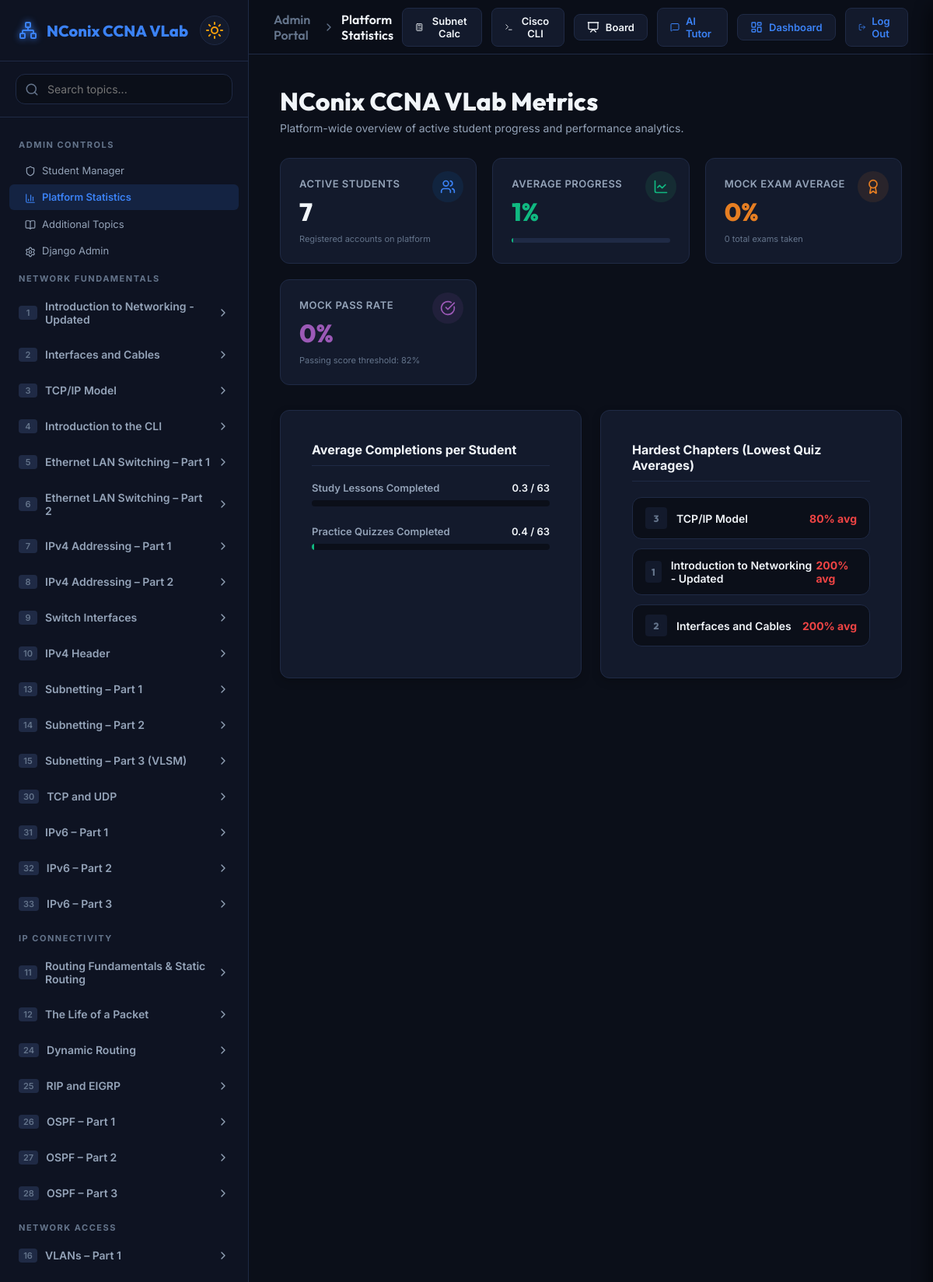
/admin-panel/stats/ (signed in, upper part), run on the app's committed database.
### core/models.py (models this page shows, shortened)
class Domain(models.Model):
    name = models.CharField(max_length=100, unique=True)

class Topic(models.Model):
    id = models.IntegerField(primary_key=True)
    domain = models.ForeignKey(Domain, on_delete=models.CASCADE, related_name='topics')
    title = models.CharField(max_length=200)
    objectives = models.JSONField(default=list)  # list of strings
    lesson_content = models.TextField()  # markdown
    class Meta:
        ordering = ['id']

### admin_panel/views.py (the view)
# urls.py: path('stats/', views.admin_stats_view, name='admin_stats'),
@admin_required
def admin_stats_view(request):
    total_students = User.objects.filter(profile__role='student').count()
    total_steps = 126
    total_completed_steps = UserProgress.objects.filter(
        topic__id__range=(1, 63)
    ).aggregate(
        completed_lessons=Sum('lesson_completed'),
        completed_quizzes=Sum('quiz_completed')
    )
    comp_lessons = total_completed_steps['completed_lessons'] or 0
    comp_quizzes = total_completed_steps['completed_quizzes'] or 0
    avg_lessons = round(comp_lessons / total_students, 1) if total_students > 0 else 0
    avg_quizzes = round(comp_quizzes / total_students, 1) if total_students > 0 else 0
    overall_avg_progress = int(round(((comp_lessons + comp_quizzes) / (total_steps * total_students)) * 100)) if total_students > 0 else 0
    mocks = MockExamResult.objects.all()
    total_mocks_taken = mocks.count()
    avg_mock_score = mocks.aggregate(Avg('percentage'))['percentage__avg']
    avg_mock_score = int(round(avg_mock_score)) if avg_mock_score is not None else 0
    passing_mocks = mocks.filter(percentage__gte=82).count()
    mock_pass_rate = int(round((passing_mocks / total_mocks_taken) * 100)) if total_mocks_taken > 0 else 0
    hardest_topics_qs = UserProgress.objects.filter(quiz_completed=True).values('topic__id', 'topic__title').annotate(avg_quiz=Avg('quiz_score')).order_by('avg_quiz')[:5]
    hardest_topics = []
    for item in hardest_topics_qs:
        hardest_topics.append({
            'id': item['topic__id'],
            'title': item['topic__title'],
            'avg_score': int(round(item['avg_quiz']))
        })
    sidebar_domains = get_sidebar_data(request.user)
    context = {
        'total_students': total_students,
        'avg_lessons': avg_lessons,
        'avg_quizzes': avg_quizzes,
        'overall_avg_progress': overall_avg_progress,
        'total_mocks_taken': total_mocks_taken,
        'avg_mock_score': avg_mock_score,
        'mock_pass_rate': mock_pass_rate,
        'hardest_topics': hardest_topics,
        'sidebar_domains': sidebar_domains,
        'active_page': 'admin_stats',
    }
    return render(request, 'admin_panel/admin_stats.html', context)

### core/context_processors.py (called while the page is built)
def additional_topics(request):
    return {
        'additional_topics': AdditionalTopic.objects.all().order_by('created_at')
    }

### admin_panel/templates/admin_panel/admin_stats.html (shortened to what this page needs)
{% extends 'core/base.html' %}
{% block breadcrumbs %}
  <span class="breadcrumb-root">Admin Portal</span>
  <span class="breadcrumb-separator"><i data-lucide="chevron-right"></i></span>
  <span class="breadcrumb-current">Platform Statistics</span>
{% endblock %}
{% block content %}
<div style="margin-bottom: 30px;">
  <h2 class="lesson-title" style="margin-bottom: 6px;">NConix CCNA VLab Metrics</h2>
  <p class="dashboard-subtitle" style="margin-bottom: 0; font-size: 14px;">Platform-wide overview of active student progress and performance analytics.</p>
</div>
<div style="display: grid; grid-template-columns: repeat(auto-fit, minmax(220px, 1fr)); gap: 20px; margin-bottom: 32px;">
  <div class="stat-card" style="background: var(--bg-card); border: 1px solid var(--border-color); border-radius: var(--radius); padding: 24px; position: relative; overflow: hidden; display: flex; flex-direction: column; gap: 8px;">
    <div style="position: absolute; top: 16px; right: 16px; width: 40px; height: 40px; border-radius: 50%; background-color: rgba(9, 132, 227, 0.1); color: var(--accent); display: flex; align-items: center; justify-content: center;">
      <i data-lucide="users" style="width: 20px; height: 20px;"></i>
    </div>
    <span style="font-size: 13px; font-weight: 600; color: var(--text-secondary); text-transform: uppercase; letter-spacing: 0.5px;">Active Students</span>
    <span style="font-size: 32px; font-weight: 800; color: var(--text-primary); font-family: var(--font-heading);">{{ total_students }}</span>
    <span style="font-size: 11px; color: var(--text-muted);">Registered accounts on platform</span>
  </div>
  <div class="stat-card" style="background: var(--bg-card); border: 1px solid var(--border-color); border-radius: var(--radius); padding: 24px; position: relative; overflow: hidden; display: flex; flex-direction: column; gap: 8px;">
    <div style="position: absolute; top: 16px; right: 16px; width: 40px; height: 40px; border-radius: 50%; background-color: rgba(46, 204, 113, 0.1); color: var(--success); display: flex; align-items: center; justify-content: center;">
      <i data-lucide="line-chart" style="width: 20px; height: 20px;"></i>
    </div>
    <span style="font-size: 13px; font-weight: 600; color: var(--text-secondary); text-transform: uppercase; letter-spacing: 0.5px;">Average Progress</span>
    <span style="font-size: 32px; font-weight: 800; color: var(--success); font-family: var(--font-heading);">{{ overall_avg_progress }}%</span>
    <div style="background-color: var(--border-color); height: 6px; border-radius: 3px; overflow: hidden; margin-top: 6px;">
      <div style="background-color: var(--success); height: 100%; width: {{ overall_avg_progress }}%;"></div>
    </div>
  </div>
  <div class="stat-card" style="background: var(--bg-card); border: 1px solid var(--border-color); border-radius: var(--radius); padding: 24px; position: relative; overflow: hidden; display: flex; flex-direction: column; gap: 8px;">
    <div style="position: absolute; top: 16px; right: 16px; width: 40px; height: 40px; border-radius: 50%; background-color: rgba(230, 126, 34, 0.1); color: #e67e22; display: flex; align-items: center; justify-content: center;">
      <i data-lucide="award" style="width: 20px; height: 20px;"></i>
    </div>
    <span style="font-size: 13px; font-weight: 600; color: var(--text-secondary); text-transform: uppercase; letter-spacing: 0.5px;">Mock Exam Average</span>
    <span style="font-size: 32px; font-weight: 800; color: #e67e22; font-family: var(--font-heading);">{{ avg_mock_score }}%</span>
    <span style="font-size: 11px; color: var(--text-muted);">{{ total_mocks_taken }} total exams taken</span>
  </div>
  <div class="stat-card" style="background: var(--bg-card); border: 1px solid var(--border-color); border-radius: var(--radius); padding: 24px; position: relative; overflow: hidden; display: flex; flex-direction: column; gap: 8px;">
    <div style="position: absolute; top: 16px; right: 16px; width: 40px; height: 40px; border-radius: 50%; background-color: rgba(155, 89, 182, 0.1); color: #9b59b6; display: flex; align-items: center; justify-content: center;">
      <i data-lucide="check-circle" style="width: 20px; height: 20px;"></i>
    </div>
    <span style="font-size: 13px; font-weight: 600; color: var(--text-secondary); text-transform: uppercase; letter-spacing: 0.5px;">Mock Pass Rate</span>
    <span style="font-size: 32px; font-weight: 800; color: #9b59b6; font-family: var(--font-heading);">{{ mock_pass_rate }}%</span>
    <span style="font-size: 11px; color: var(--text-muted);">Passing score threshold: 82%</span>
  </div>
</div>
<div style="display: grid; grid-template-columns: 1fr 1fr; gap: 24px; flex-wrap: wrap;">
  <div class="lesson-card" style="margin-bottom: 0;">
    <h3 style="font-weight: 700; font-size: 16px; margin-bottom: 20px; color: var(--text-primary); border-bottom: 1px solid var(--border-color); padding-bottom: 10px;">
      Average Completions per Student
    </h3>
    <div style="display: flex; flex-direction: column; gap: 24px;">
      <div>
        <div style="display: flex; justify-content: space-between; font-size: 13px; font-weight: 600; color: var(--text-secondary); margin-bottom: 8px;">
          <span>Study Lessons Completed</span>
          <span style="color: var(--text-primary);">{{ avg_lessons }} / 63</span>
        </div>
        <div style="background-color: var(--bg-app); height: 8px; border-radius: 4px; overflow: hidden;">
        </div>
      </div>
      <div>
        <div style="display: flex; justify-content: space-between; font-size: 13px; font-weight: 600; color: var(--text-secondary); margin-bottom: 8px;">
          <span>Practice Quizzes Completed</span>
          <span style="color: var(--text-primary);">{{ avg_quizzes }} / 63</span>
        </div>
        <div style="background-color: var(--bg-app); height: 8px; border-radius: 4px; overflow: hidden;">
          <div style="background-color: var(--success); height: 100%; width: {% widthratio avg_quizzes 63 100 %}%"></div>
        </div>
      </div>
    </div>
  </div>
  <div class="lesson-card" style="margin-bottom: 0;">
    <h3 style="font-weight: 700; font-size: 16px; margin-bottom: 20px; color: var(--text-primary); border-bottom: 1px solid var(--border-color); padding-bottom: 10px;">
      Hardest Chapters (Lowest Quiz Averages)
    </h3>
    <div style="display: flex; flex-direction: column; gap: 12px;">
      {% if hardest_topics %}
        {% for item in hardest_topics %}
          <div style="display: flex; justify-content: space-between; align-items: center; background-color: var(--bg-app); border: 1px solid var(--border-color); border-radius: var(--radius); padding: 12px 16px;">
            <div style="display: flex; align-items: center; gap: 12px; font-size: 14px;">
              <span style="font-family: var(--font-heading); font-weight: 800; background-color: var(--bg-card); color: var(--text-muted); border-radius: 4px; width: 28px; height: 28px; display: flex; align-items: center; justify-content: center; font-size: 12px;">
                {{ item.id }}
              </span>
              <span style="font-weight: 600; color: var(--text-primary);">{{ item.title }}</span>
            </div>
            <span style="font-weight: 700; color: var(--error); font-size: 14px;">{{ item.avg_score }}% avg</span>
          </div>
        {% endfor %}
      {% else %}
        <div style="padding: 24px; text-align: center; color: var(--text-muted); font-size: 13px; font-style: italic;">
          Insufficient quiz submissions to calculate hardest chapters.
        </div>
      {% endif %}
    </div>
  </div>
</div>
{% endblock %}

### core/templates/core/base.html (shortened to what this page needs)
{% load static %}
<!DOCTYPE html>
<html lang="en" data-theme="dark">
<head>
  <link rel="stylesheet" href="{% static 'core/styles.css' %}">
</head>
<body>
  <div class="app-container">
    <aside class="sidebar" id="sidebar">
      <div class="sidebar-header">
        <a href="{% url 'dashboard' %}" class="logo" style="text-decoration: none;">
          <i data-lucide="network" class="logo-icon"></i>
          <span>NConix CCNA <span class="accent-text">VLab</span></span>
        </a>
        <button class="theme-toggle" id="themeToggleBtn" title="Toggle Light/Dark Mode">
          <i data-lucide="sun" class="sun-icon"></i>
        </button>
      </div>
      <div class="search-box">
        <i data-lucide="search" class="search-icon"></i>
        <input type="text" id="searchInput" placeholder="Search topics...">
      </div>
      <nav class="navigation">
        <div class="nav-list" id="navList">
          {% if user.is_authenticated %}
            {% if user.is_superuser or user.is_staff or user.profile.role == 'admin' %}
              <div class="nav-section-title">ADMIN CONTROLS</div>
              <a href="{% url 'admin_dashboard' %}" class="nav-sub-item {% if active_page == 'admin_dashboard' %}active{% endif %}" style="padding-left: 20px; text-decoration: none;">
                <span><i data-lucide="shield" class="sub-item-icon"></i>Student Manager</span>
              </a>
              <a href="{% url 'admin_stats' %}" class="nav-sub-item {% if active_page == 'admin_stats' %}active{% endif %}" style="padding-left: 20px; text-decoration: none;">
                <span><i data-lucide="bar-chart-3" class="sub-item-icon"></i>Platform Statistics</span>
              </a>
              <a href="{% url 'admin_additional_topics' %}" class="nav-sub-item {% if active_page == 'admin_additional_topics' %}active{% endif %}" style="padding-left: 20px; text-decoration: none;">
                <span><i data-lucide="book-open" class="sub-item-icon"></i>Additional Topics</span>
              </a>
              <a href="/admin/" target="_blank" class="nav-sub-item" style="padding-left: 20px; text-decoration: none;">
                <span><i data-lucide="settings" class="sub-item-icon"></i>Django Admin</span>
              </a>
            {% endif %}
            {% for domain in sidebar_domains %}
              <div class="nav-section-title">{{ domain.name|upper }}</div>
              {% for topic in domain.topics %}
                <div class="chapter-item {% if active_page == 'lesson' or active_page == 'quiz' %}{% if topic.id == current_topic_id %}expanded{% endif %}{% endif %}" id="chapter-{{ topic.id }}" data-title="{{ topic.title }}">
                  <div class="chapter-header">
                    <div class="chapter-title-container">
                      <span class="chapter-number">{{ topic.id }}</span>
                      <span {% if topic.locked %}style="color: var(--text-muted);"{% endif %}>{{ topic.title }}</span>
                    </div>
                    {% if topic.locked %}
                      <i data-lucide="lock" class="chapter-chevron" style="color: var(--text-muted); transform: none !important;"></i>
                    {% else %}
                      <i data-lucide="chevron-right" class="chapter-chevron"></i>
                    {% endif %}
                  </div>
                </div>
              {% endfor %}
            {% endfor %}
          {% endif %}
        </div>
      </nav>
    </aside>
    <main class="workspace">
      <header class="header">
        <div class="header-breadcrumbs">
          {% block breadcrumbs %}{% endblock %}
        </div>
        <div class="header-actions">
          <button class="header-btn" id="toolSubnetBtn" title="Subnetting Calculator">
            <i data-lucide="calculator"></i>
            <span>Subnet Calc</span>
          </button>
          <button class="header-btn" id="toolCliBtn" title="Cisco IOS CLI Simulator">
            <i data-lucide="terminal"></i>
            <span>Cisco CLI</span>
          </button>
          {% if user.is_authenticated %}
            {% if active_page != 'admin_board' %}
              <button class="header-btn" id="toolBoardBtn" title="Live Shared Whiteboard" style="position: relative;">
                <i data-lucide="presentation"></i>
                <span>Board</span>
              </button>
            {% endif %}
            <a href="{% url 'tutor_bot' %}" class="header-btn {% if active_page == 'tutor_bot' %}highlight-btn{% endif %}" title="AI Networking Tutor" style="text-decoration: none;">
              <i data-lucide="message-square"></i>
              <span>AI Tutor</span>
            </a>
            <a href="{% url 'dashboard' %}" class="header-btn {% if active_page == 'dashboard' %}highlight-btn{% endif %}" style="text-decoration: none;">
              <i data-lucide="layout-dashboard"></i>
              <span>Dashboard</span>
            </a>
            <a href="{% url 'logout' %}" class="header-btn" title="Log Out" style="text-decoration: none;">
              <i data-lucide="log-out"></i>
              <span>Log Out</span>
            </a>
          {% endif %}
        </div>
      </header>
      <div class="viewport" id="viewport">
        {% block content %}{% endblock %}
      </div>
    </main>
  </div>
</body>
</html>

### data on the page
Domain: name "NETWORK FUNDAMENTALS"
Topic: title "Introduction to Networking - Updated", id "1", title "Introduction to Networking - Updated", avg_score "200"
Topic: title "Interfaces and Cables", id "2", title "Interfaces and Cables", avg_score "200"
Topic: title "TCP/IP Model", id "3", title "TCP/IP Model", avg_score "80"
Topic: title "Introduction to the CLI"
Topic: title "Ethernet LAN Switching – Part 1"
Topic: title "Ethernet LAN Switching – Part 2"
Topic: title "IPv4 Addressing – Part 1"
Topic: title "IPv4 Addressing – Part 2"
Topic: title "Switch Interfaces"
Topic: title "IPv4 Header"
Topic: title "Subnetting – Part 1"
Topic: title "Subnetting – Part 2"
Topic: title "Subnetting – Part 3 (VLSM)"
Topic: title "TCP and UDP"
Topic: title "IPv6 – Part 1"
Topic: title "IPv6 – Part 2"
Topic: title "IPv6 – Part 3"
Domain: name "IP CONNECTIVITY"
Topic: title "Routing Fundamentals & Static Routing"
Topic: title "The Life of a Packet"
Topic: title "Dynamic Routing"
Topic: title "RIP and EIGRP"
Topic: title "OSPF – Part 1"
Topic: title "OSPF – Part 2"
Topic: title "OSPF – Part 3"
Domain: name "NETWORK ACCESS"
Topic: title "VLANs – Part 1"

### other printed values
{{ topic.id }} "1" "2" "3" "4" "5" "6" "7" "8" "9" "10" "13" "14" "15" "30" "31" "32" "33" "11" "12" "24" "25" "26" "27" "28" "16"
{{ total_students }} "7"
{{ overall_avg_progress }} "1"
{{ avg_mock_score }} "0"
{{ total_mocks_taken }} "0"
{{ mock_pass_rate }} "0"
{{ avg_lessons }} "0.3"
{{ avg_quizzes }} "0.4"
